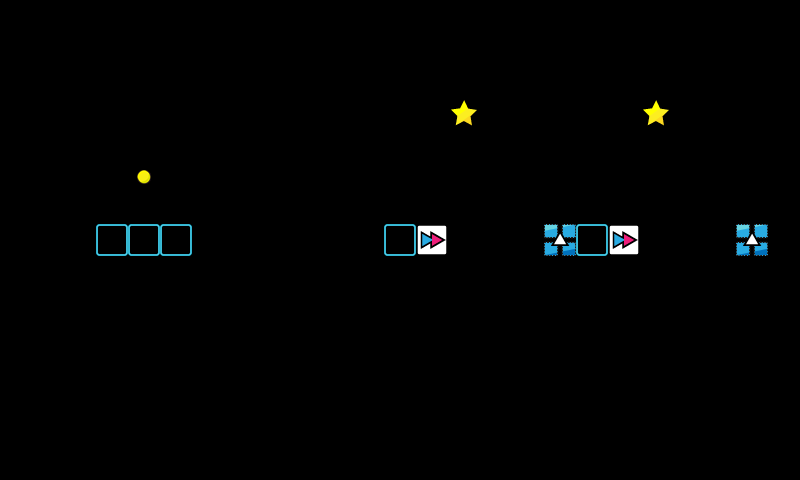

This game map was drawn from its Tiled (.tmx) file and the tilesets committed beside it. A one-line description and the trimmed map source follow:
An orthogonal 25x15 tile map with 32x32 px tiles, 1 tile layer (map) and 1 object (Kinematic).

<map version="1.2" tiledversion="1.3.1" orientation="orthogonal" renderorder="right-down" compressionlevel="0" width="25" height="15" tilewidth="32" tileheight="32" infinite="0" nextlayerid="3" nextobjectid="2">
 <tileset firstgid="1" name="map_tiles" tilewidth="32" tileheight="32" tilecount="225" columns="15">
  <image source="../../img/map_tiles.png" width="480" height="480" />
 </tileset>
 <layer id="1" name="map" width="25" height="15">
  <data>[375 cells, 12 non-empty, 5 distinct tile ids]</data>
 </layer>
 <objectgroup id="2" name="Object Layer 1">
  <object id="1" name="Kinematic" x="224" y="224" width="64" height="32" />
 </objectgroup>
</map>
